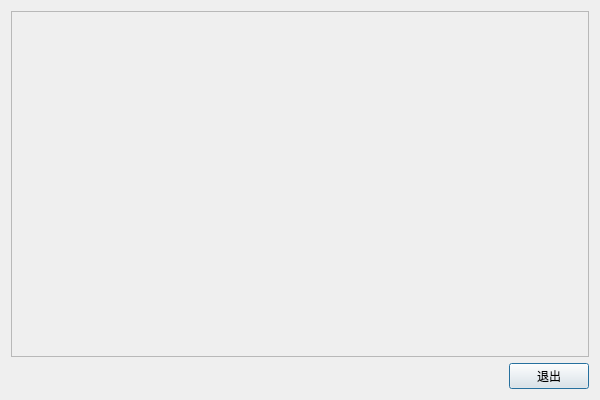
<?xml version="1.0" encoding="UTF-8"?>
<ui version="4.0">
 <class>w_sys_manage_outer_settings_img_show</class>
 <widget class="QDialog" name="w_sys_manage_outer_settings_img_show">
  <property name="geometry">
   <rect>
    <x>0</x>
    <y>0</y>
    <width>600</width>
    <height>400</height>
   </rect>
  </property>
  <property name="windowTitle">
   <string>Dialog</string>
  </property>
  <layout class="QVBoxLayout" name="verticalLayout" stretch="0,0">
   <item>
    <widget class="QScrollArea" name="scrollArea">
     <property name="widgetResizable">
      <bool>true</bool>
     </property>
     <widget class="QWidget" name="scrollAreaWidgetContents">
      <property name="geometry">
       <rect>
        <x>0</x>
        <y>0</y>
        <width>580</width>
        <height>349</height>
       </rect>
      </property>
     </widget>
    </widget>
   </item>
   <item>
    <layout class="QHBoxLayout" name="horizontalLayout">
     <item>
      <spacer name="horizontalSpacer">
       <property name="orientation">
        <enum>Qt::Horizontal</enum>
       </property>
       <property name="sizeHint" stdset="0">
        <size>
         <width>40</width>
         <height>20</height>
        </size>
       </property>
      </spacer>
     </item>
     <item>
      <widget class="QPushButton" name="pushButton_ok">
       <property name="text">
        <string>退出</string>
       </property>
      </widget>
     </item>
    </layout>
   </item>
  </layout>
 </widget>
 <resources/>
 <connections/>
</ui>
